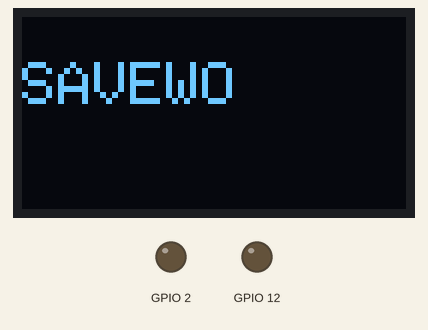
A sketch run on a simulated ESP8266 (NodeMCU). Parts: 128×64 one-colour display, output pins drawn as LEDs (lit = HIGH). WiFi joins after 1.5 s; servers stay silent unless stated; what the sketch prints to the serial monitor is not drawn.

Above: at 2.1 s.

Measured:
- what the display in image 0 shows lasts 3.0 s, from 2.1 s to 5.1 s

The sketch:

MaskCounter5_OLED.ino
```cpp
#include <ESP8266WiFi.h>
#include <WiFiClientSecure.h>
//#include <WidgetRTC.h>

int counter = 0;
int sw = 0;
int sw2 = 0;
int sw3 = 0;
int _timer = 0;

//WidgetRTC rtc;


String GAS_ID = "AKfycbxAOOH2jAE0nHHLdYm4DtFSXuoPjIZ3mFYxcwVIzC-bFp1hGqOL";
char ssid[] = "Savewo Lab";
char pass[] = "KenKen2022-";

const char* host = "script.google.com";
const int httpsPort = 443;

unsigned long previousMillis = 0;
const long period = 15000;

WiFiClientSecure client; //Create a WiFiClientSecure object.


// OLED settings
#include <Wire.h>
#include <Adafruit_GFX.h>
#include <Adafruit_SH110X.h>
#define i2c_Address 0x3c //initialize with the I2C addr 0x3C
#define SCREEN_WIDTH 128 // OLED display width, in pixels
#define SCREEN_HEIGHT 64 // OLED display height, in pixels
#define OLED_RESET -1   //   QT-PY / XIAO
Adafruit_SH1106G display = Adafruit_SH1106G(SCREEN_WIDTH, SCREEN_HEIGHT, &Wire, OLED_RESET);

void setup() {
  Serial.begin(9600);
  WiFi.begin(ssid, pass);

  //rtc.begin();
  delay(2000);

  client.setInsecure();

  // OLED Start
  display.begin(i2c_Address, true);
  display.clearDisplay();
  display.setTextSize(2);
  display.setTextColor(1);
  display.setCursor(0,15);
  display.print("SAVEWO");
  display.display();
  delay(3000);

  // 24V siganl pin
  pinMode(12, OUTPUT);
  digitalWrite(12, HIGH);

  // reset button pin
  pinMode(2, OUTPUT);
  digitalWrite(2, HIGH);

  Serial.println("Set up finished");
}

void loop() {
    maskcounter();
    button();
    _display();
    //if(_timer == 10000){
    //  _sendData(counter);
   // }else{
     // _timer++;
    //}
    unsigned long currentMillis = millis();
    if (currentMillis - previousMillis >= period) {
      previousMillis = currentMillis;
      if(counter == 0 && sw3 == 0){
        sw3 = 1;
        _sendData(counter);
      }
      else if(counter != 0 && sw3 == 1){
        sw3 = 0;
        _sendData(counter);
      }
      else if(counter !=0 && sw3 == 0){
        _sendData(counter);
      }
    }

}

// counter + 1 when 24V signal is shorted
void maskcounter(){
  if(digitalRead(12) == LOW && sw2 == 0){
    delay(300);
    counter++;
    sw2 = 1;
    Serial.println(counter);
  }
  else if(digitalRead(12) == HIGH && sw2 == 1){
    sw2 = 0;
  }
}

// reset counter = 0 when button is pressed
void button(){
  if(digitalRead(2) == LOW && sw == 0){
    delay(300);
    sw = 1;
    counter = 0;
    Serial.println(counter);
    //delay(1000);
  }
  else if(digitalRead(2) == HIGH && sw == 1){
    sw = 0;
  }
}

void _sendData(int num) {

  if (!client.connect(host, httpsPort)) {
   Serial.println("connection failed");

    //return;
  }
  String string_counter =  String(num);
  String url = "/macros/s/" + GAS_ID + "/exec?_number=" + string_counter ;
  //+ string_temperature + "&humidity=" + string_humidity;

  client.print(String("GET ") + url + " HTTP/1.1\r\n" +
         "Host: " + host + "\r\n" +
         "User-Agent: BuildFailureDetectorESP8266\r\n" +
         "Connection: close\r\n\r\n");
}

void  _display(){
  display.clearDisplay();
  display.setTextSize(1);
  display.setTextColor(1);
  display.setCursor(0,30);
  display.print("Mask Produced: ");
  display.println(counter);
  display.display();
}
```
